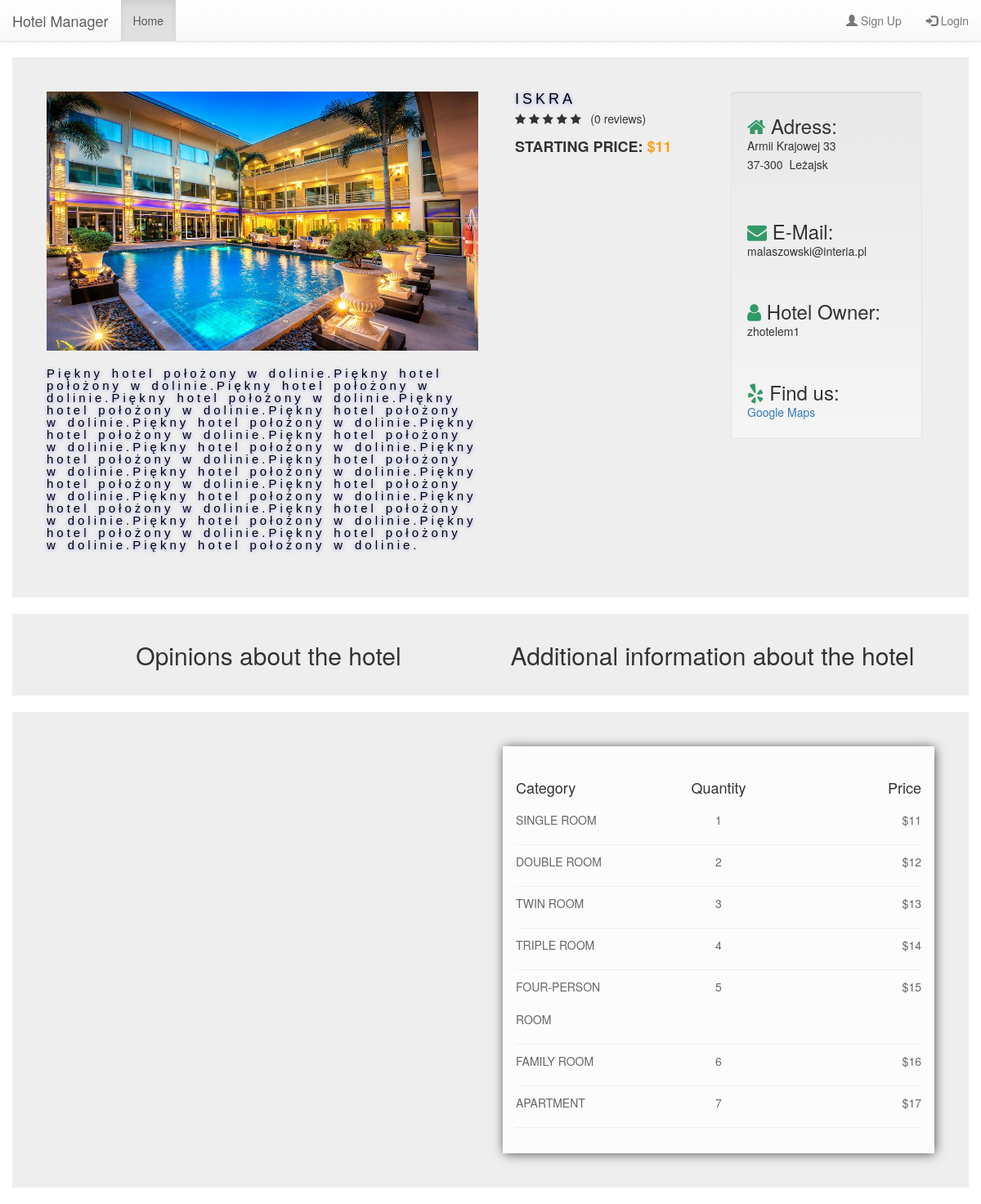
/booking/home/2, run on the app's committed database.
### booking/models.py (models this page shows, shortened)
class Hotel(models.Model):
    hotel_owner = models.ForeignKey(HotelOwner, on_delete=models.CASCADE)
    hotel_name = models.CharField(max_length=120, verbose_name="Your hotel name")
    hotel_country = models.CharField(max_length=50, verbose_name="Your hotel country")
    hotel_city = models.CharField(max_length=100, verbose_name="Your hotel city")
    hotel_zip_code = models.CharField(max_length=6, default="43-701", verbose_name="Your hotel zip code")
    hotel_street = models.CharField(max_length=100, verbose_name="Your hotel street")
    hotel_street_number = models.IntegerField(default=0, verbose_name="Your hotel street number")
    hotel_place_number = models.IntegerField(default=0, verbose_name="Your hotel place number")
    hotel_short_desc = models.TextField(max_length=200, verbose_name="Briefly describe your hotel")
    hotel_long_desc = models.TextField(max_length=2000, verbose_name="Full description of your hotel")
    hotel_image = models.FileField(verbose_name="Upload image with your hotel")
    hotel_rating = models.FloatField(default=0.0)
    hotel_room_sgl = models.PositiveIntegerField(validators=[MinValueValidator(0)], default=0,
                                                 verbose_name="Number of single rooms in your hotel")
    hotel_room_dbl = models.PositiveIntegerField(validators=[MinValueValidator(0)], default=0,
                                                 verbose_name="Number of double rooms in your hotel")
    hotel_room_twin = models.PositiveIntegerField(validators=[MinValueValidator(0)], default=0,
                                                  verbose_name="Number of twin rooms in your hotel")
    hotel_room_tpl = models.PositiveIntegerField(validators=[MinValueValidator(0)], default=0,
                                                 verbose_name="Number of triple rooms in your hotel")
    hotel_room_qdbl = models.PositiveIntegerField(validators=[MinValueValidator(0)], default=0,
                                                  verbose_name="Number of quad rooms in your hotel")
    hotel_room_family = models.PositiveIntegerField(validators=[MinValueValidator(0)], default=0,
                                                    verbose_name="Number of family rooms in your hotel")
    hotel_room_apartment = models.PositiveIntegerField(validators=[MinValueValidator(0)], default=0,
                                                       verbose_name="Number of apartment rooms in your hotel")
    hotel_room_sgl_price = models.PositiveIntegerField(validators=[MinValueValidator(0)], default=0,
                                                       verbose_name="Your hotel single room price in $")
    hotel_room_dbl_price = models.PositiveIntegerField(validators=[MinValueValidator(0)], default=0,
                                                       verbose_name="Your hotel double room price in $")
    hotel_room_twin_price = models.PositiveIntegerField(validators=[MinValueValidator(0)], default=0,
                                                        verbose_name="Your hotel twin room price in $")
    hotel_room_tpl_price = models.PositiveIntegerField(validators=[MinValueValidator(0)], default=0,
                                                       verbose_name="Your hotel triple room price in $")
    hotel_room_qdbl_price = models.PositiveIntegerField(validators=[MinValueValidator(0)], default=0,
                                                        verbose_name="Your hotel quad room price in $")
    hotel_room_family_price = models.PositiveIntegerField(validators=[MinValueValidator(0)], default=0,
                                                          verbose_name="Your hotel family room price in $")
    hotel_room_apartment_price = models.PositiveIntegerField(validators=[MinValueValidator(0)], default=0,
                                                             verbose_name="Your hotel apartment room price in $")

class HotelOwner(AbstractUser):
    hasHotel = models.BooleanField(default=False)
    phone_regex = RegexValidator(regex=r'^\+?1?\d{9,15}$',
                                 message="Phone number must be entered in the format: '+999999999'. Up to 15 digits "
                                         "allowed.")
    phone_number = models.CharField(validators=[phone_regex], max_length=17, blank=False, null=False)
    class Meta:
        app_label = 'booking'
        permissions = ("has_hotel", "Has hotel."),

### booking/views.py (the view, shortened to what this page needs)
# urls.py: path('home/<int:pk>', views.HotelDetails.as_view(), name='hotel_details'),
class HotelDetails(DetailView):
    model = Hotel
    context_object_name = 'hotel'
    def get_context_data(self, **kwargs):
        context = super(HotelDetails, self).get_context_data(**kwargs)
        hotel = self.object
        weekday_list = []
        r = None
        hotel_rating_rounded = round(self.object.hotel_rating)
        opinions_to_hotel = Opinion.objects.filter(opinion_to__reservation_hotel=self.object)
        opinions_to_hotel_count = opinions_to_hotel.count()
        context['opinions'] = Opinion.objects.filter(opinion_to__reservation_hotel=self.object)
        context['hotel_rating_rounded'] = hotel_rating_rounded
        context['hotel_rating_left'] = 5 - hotel_rating_rounded
        context['opinions_to_hotel_count'] = opinions_to_hotel_count
        return context

### booking/templates/booking/hotel_detail.html (shortened to what this page needs)
{% extends 'base.html' %}
{% block head %}
    {% load static %}
    {% load booking_extras %}
    <link href="{% static 'booking/style_detail.css' %}" rel="stylesheet">
    <link href="https://maxcdn.bootstrapcdn.com/font-awesome/4.7.0/css/font-awesome.min.css" rel="stylesheet">
{% endblock %}
{% block body %}
    <div class="container-fluid" style="padding-top: 20px">
        <div class="card">
            <div class="row">
                <div class="preview col-md-6">
                    <div class="preview-pic tab-content">
                        <div class="tab-pane active" id="pic-1"><img src="{{ hotel.hotel_image.url }}"/></div>
                    </div>
                    <p class="product-description" style="padding-top: 20px">
                            {{ hotel.hotel_long_desc }}
                        </p>
                </div>
                <div class="details col-md-6">
                    <div class="details col-md-6">
                        <h3 class="product-title">{{ hotel.hotel_name }}</h3>
                        <div class="rating" style="margin-top: -10px">
                            <div class="stars">
                                {% for star in hotel_rating_left|times %}
                                    <span class="fa fa-star"></span>
                                {% endfor %}
                            &nbsp;&nbsp;({{ opinions_to_hotel_count }} reviews)
                            </div>
                        </div>
                        <h4 class="price">Starting Price: <span>${{ hotel.hotel_room_sgl_price }}</span></h4>
                    </div>
                    <div class="details col-md-6">
                        <div class="well">
                            <h3 style="line-height:15%;"><i class="fa fa-home fa-1x"
                                                            style="line-height:6%;color:#339966"></i> Adress:</h3>
                            <p style="margin-top:10%;line-height:35%">{{ hotel.hotel_street }} </p>
                            <p>{{ hotel.hotel_zip_code }} &nbsp;{{ hotel.hotel_city }}</p>
                            <br/>
                            <br/>
                            <h3 style="line-height:15%;"><i class="fa fa-envelope fa-1x"
                                                            style="line-height:6%;color:#339966"></i> E-Mail:</h3>
                            <p style="margin-top:10%;line-height:35%">{{ hotel.hotel_owner.email }}</p>
                            <br/>
                            <br/>
                            <h3 style="line-height:15%;"><i class="fa fa-user fa-1x"
                                                            style="line-height:6%;color:#339966"></i> Hotel Owner:</h3>
                            <p style="margin-top:10%;line-height:35%">{{ hotel.hotel_owner }}</p>
                            <br/>
                            <br/>
                            <h3 style="line-height:15%;"><i class="fa fa-yelp fa-1x"
                                                            style="line-height:6%;color:#339966"></i> Find us:</h3>
                            <p style="margin-top:10%;line-height:35%"><a
                                    href="https://www.google.com/maps/search/?api=1&query={{ hotel.hotel_city }},{{ hotel.hotel_street }}"
                                    target="_blank">Google Maps</a></p>
                        </div>
                    </div>
                </div>
            </div>
        </div>
    </div>
    <div class="container-fluid" style="padding-bottom: 20px">
        <div class="card" style="padding-top: 30px;padding-bottom: 70px; margin-top: 20px">
            <div class="details col-md-6" style="text-align:center;">
                <p style="font-size: 30px"> Opinions about the hotel</p>
            </div>
            <div class="details col-md-6" style="text-align:center;">
                <p style="font-size: 30px;"> Additional information about the hotel </p>
            </div>
        </div>
        <div class="card" style="margin-top: 20px">
            <div class="row">
                <div class="details col-md-6">
                </div>
                <div class="details col-md-6">
                    <div class="single category ">
                        <div class="row">
                            <div class="col-6 col-md-4"><h4 style="text-align: left;">Category</h4></div>
                            <div class="col-6 col-md-4"><h4 style="text-align: center;">Quantity</h4></div>
                            <div class="col-6 col-md-4"><h4 style="text-align: right;">Price</h4></div>
                        </div>
                        <ul class="list-unstyled">
                            <li>
                                <div class="row">
                                    <div class="col-6 col-md-4"><p style="text-align: left;">Single room</p></div>
                                    <div class="col-6 col-md-4"><p
                                            style="text-align: center;">{{ hotel.hotel_room_sgl }}</p></div>
                                    <div class="col-6 col-md-4"><p style="text-align: right;">
                                        ${{ hotel.hotel_room_sgl_price }}</p></div>
                                </div>
                            </li>
                            <li>
                                <div class="row">
                                    <div class="col-6 col-md-4"><p style="text-align: left;">Double room</p></div>
                                    <div class="col-6 col-md-4"><p
                                            style="text-align: center;">{{ hotel.hotel_room_dbl }}</p></div>
                                    <div class="col-6 col-md-4"><p style="text-align: right;">
                                        ${{ hotel.hotel_room_dbl_price }}</p></div>
                                </div>
                            </li>
                            <li>
                                <div class="row">
                                    <div class="col-6 col-md-4"><p style="text-align: left;">Twin room</p></div>
                                    <div class="col-6 col-md-4"><p
                                            style="text-align: center;">{{ hotel.hotel_room_twin }}</p></div>
                                    <div class="col-6 col-md-4"><p style="text-align: right;">
                                        ${{ hotel.hotel_room_twin_price }}</p></div>
                                </div>
                            </li>
                            <li>
                                <div class="row">
                                    <div class="col-6 col-md-4"><p style="text-align: left;">Triple room</p></div>
                                    <div class="col-6 col-md-4"><p
                                            style="text-align: center;">{{ hotel.hotel_room_tpl }}</p></div>
                                    <div class="col-6 col-md-4"><p style="text-align: right;">
                                        ${{ hotel.hotel_room_tpl_price }}</p></div>
                                </div>
                            </li>
                            <li>
                                <div class="row">
                                    <div class="col-6 col-md-4"><p style="text-align: left;">Four-person room</p></div>
                                    <div class="col-6 col-md-4"><p
                                            style="text-align: center;">{{ hotel.hotel_room_qdbl }}</p></div>
                                    <div class="col-6 col-md-4"><p style="text-align: right;">
                                        ${{ hotel.hotel_room_qdbl_price }}</p></div>
                                </div>
                            </li>
                            <li>
                                <div class="row">
                                    <div class="col-6 col-md-4"><p style="text-align: left;">Family room</p></div>
                                    <div class="col-6 col-md-4"><p
                                            style="text-align: center;">{{ hotel.hotel_room_family }}</p></div>
                                    <div class="col-6 col-md-4"><p style="text-align: right;">
                                        ${{ hotel.hotel_room_family_price }}</p></div>
                                </div>
                            </li>
                            <li>
                                <div class="row">
                                    <div class="col-6 col-md-4"><p style="text-align: left;">Apartment</p></div>
                                    <div class="col-6 col-md-4"><p
                                            style="text-align: center;">{{ hotel.hotel_room_apartment }}</p></div>
                                    <div class="col-6 col-md-4"><p style="text-align: right;">
                                        ${{ hotel.hotel_room_apartment_price }}</p></div>
                                </div>
                            </li>
                        </ul>
                    </div>
                </div>
            </div>
        </div>
    </div>
{% endblock %}

### data on the page
Hotel: hotel_image (picture), hotel_long_desc "Piękny hotel położony w dolinie.Piękny hotel położony w dolinie.Piękny hotel położony w dolinie.Piękny hotel położony w dolinie.Piękny hotel położony w dolinie.Piękny hotel położony w dolinie.Piękny hotel położony w dolinie.Piękny hotel położony w dolinie.Piękny hotel położony w dolinie.Piękny hotel położony w dolinie.Piękny hotel położony w dolinie.Piękny hotel położony w dolinie.Piękny hotel położony w dolinie.Piękny hotel położony w dolinie.Piękny hotel położony w dolinie.Piękny hotel położony w dolinie.Piękny hotel położony w dolinie.Piękny hotel położony w dolinie.Piękny hotel położony w dolinie.Piękny hotel położony w dolinie.Piękny hotel położony w dolinie.Piękny hotel położony w…", hotel_name "ISKRA", hotel_room_sgl_price "11", hotel_street "Armii Krajowej 33", hotel_zip_code "37-300", hotel_city "Leżajsk", hotel_owner.email "malaszowski@interia.pl", hotel_owner "zhotelem1", hotel_room_sgl "1", hotel_room_dbl "2", hotel_room_dbl_price "12", hotel_room_twin "3", hotel_room_twin_price "13", hotel_room_tpl "4", hotel_room_tpl_price "14", hotel_room_qdbl "5", hotel_room_qdbl_price "15", hotel_room_family "6", hotel_room_family_price "16", hotel_room_apartment "7", hotel_room_apartment_price "17"

### other printed values
{{ opinions_to_hotel_count }} "0"
